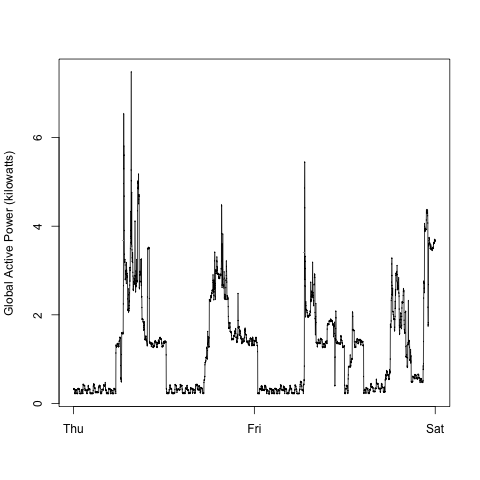

Generate this figure with R:
source("plot_functions.R")
png(file="plot2.png", width = 480, height = 480)
plot2() ### Please see plot_functions.R for main implementation ###
dev.off()